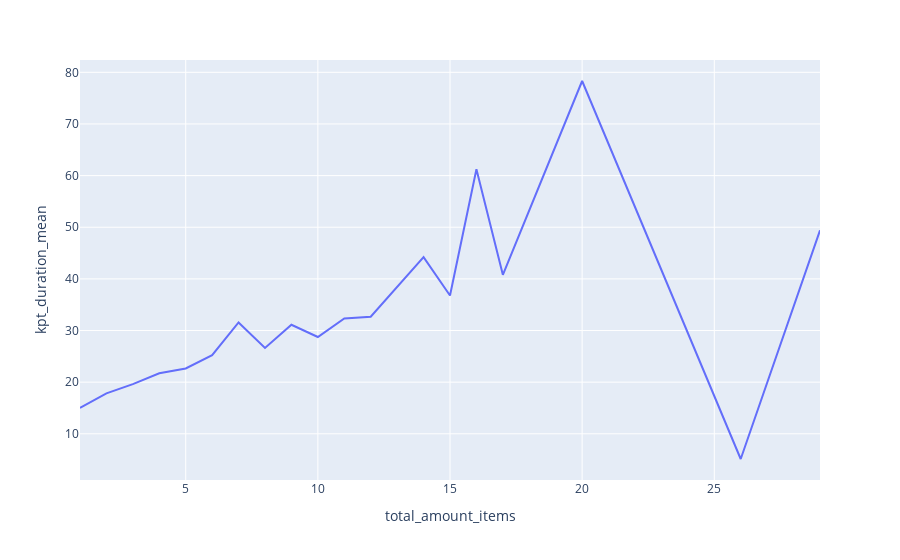

The cell this chart's notebook holds for it:
### Code cell
px.line(
    df_grouped_total_items,
    x='total_amount_items',
    y='kpt_duration_mean'
)

### Figure 1 — Plotly figure (JSON) as saved in the notebook; plotly's stock layout.template omitted (floating-point values rounded to 4 significant figures)
{"data": [{"hovertemplate": "total_amount_items=%{x}<br>kpt_duration_mean=%{y}<extra></extra>", "legendgroup": "", "line": {"color": "#636efa", "dash": "solid"}, "marker": {"symbol": "circle"}, "mode": "lines", "name": "", "orientation": "v", "showlegend": false, "type": "scatter", "x": [1, 2, 3, 4, 5, 6, 7, 8, 9, 10, 11, 12, 14, 15, 16, 17, 20, 26, 29], "xaxis": "x", "y": [15.02, 17.82, 19.62, 21.71, 22.66, 25.24, 31.57, 26.62, 31.12, 28.74, 32.35, 32.67, 44.2, 36.77, 61.22, 40.78, 78.32, 5.12, 49.4], "yaxis": "y"}], "layout": {"legend": {"tracegroupgap": 0}, "margin": {"t": 60}, "xaxis": {"anchor": "y", "domain": [0, 1], "title": {"text": "total_amount_items"}}, "yaxis": {"anchor": "x", "domain": [0, 1], "title": {"text": "kpt_duration_mean"}}}}
